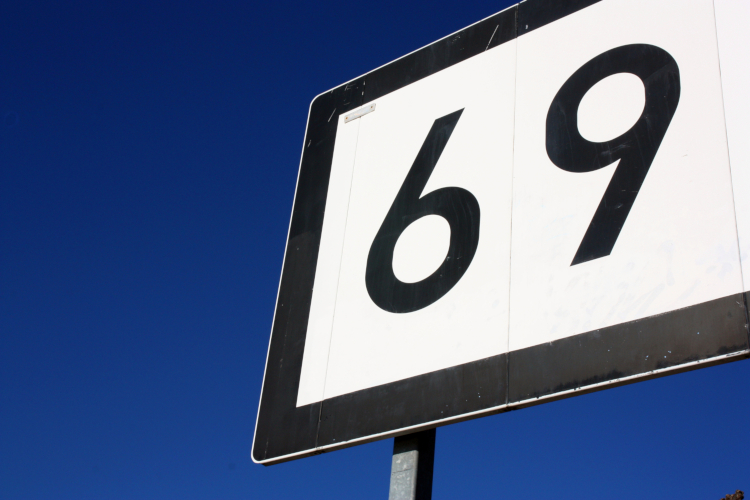
#> input picture image_data/images/misc/Docks.jpg, 750 x 500 px, found by its file name
$ python SaveImage.py
#> lines starting #> are read from the running program, lines starting #| are printed output that depends on the picture
"""
Open an image as grayscale image and save it to a file.

@author: Marc Hensel
@contact: http://www.haw-hamburg.de/marc-hensel

@copyright: 2025, Marc Hensel
@version: 2025.03.30
@license: CC BY-NC-SA 4.0, see https://creativecommons.org/licenses/by-nc-sa/4.0/deed.en
"""

import cv2

# Load image from file
image = cv2.imread('D:/Docks.jpg', cv2.IMREAD_GRAYSCALE)
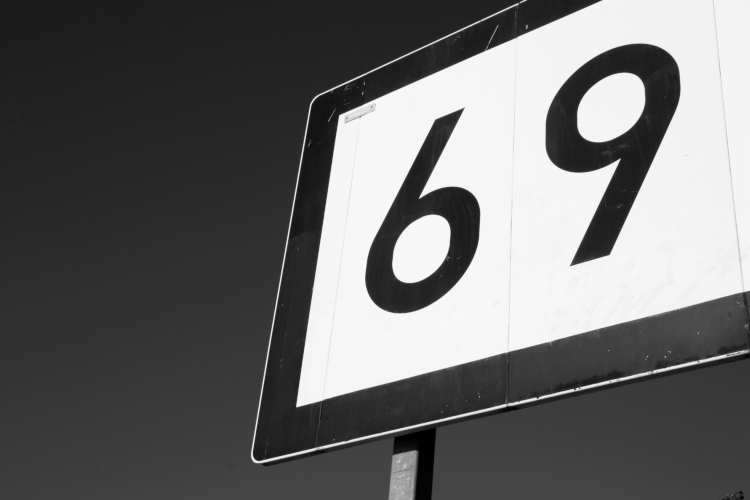
#> image: shape (500, 750); min 0, max 249, mean 105.7

# Display image in named window
cv2.imshow('Image [Press any key to quit]', image)

# Save image to file
cv2.imwrite('D:/Docks_gray.jpg', image)

# Wait for keypress
cv2.waitKey(0)

# Close all named windows
cv2.destroyAllWindows()
